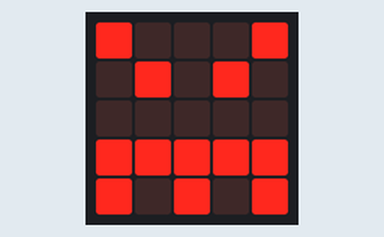
Recording of a program running on a simulated BBC micro:bit running MicroPython. Parts: the board's 5×5 LED display. At 6.0 s the program stops and its outputs stay as they are.

Above: at 0.12 s.
At 0.62 s:
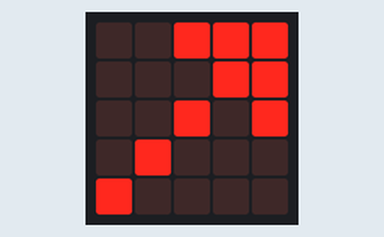
At 1.37 s:
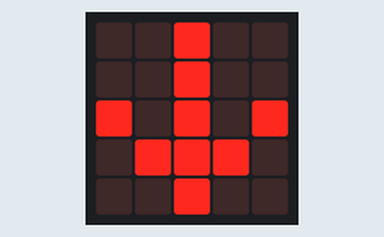
At 2.87 s:
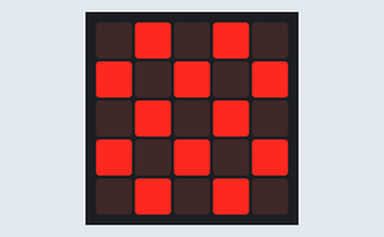
At 4.37 s:
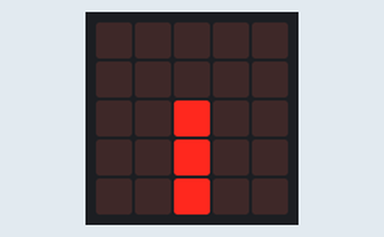
At 5.88 s:
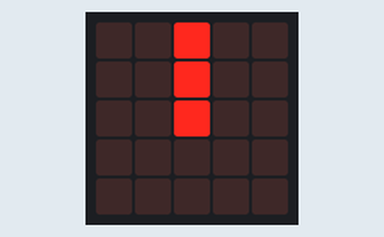

The program:

All_Images.py
```python
from microbit import *


ALL_IMAGES = [

    Image.ANGRY,

    Image.ARROW_N,

    Image.ARROW_NE,

    Image.ARROW_E,

    Image.ARROW_SE,

    Image.ARROW_S,

    Image.ARROW_SW,

    Image.ARROW_W,

    Image.ARROW_NW,

    Image.ASLEEP,

    Image.BUTTERFLY,

    Image.CHESSBOARD,

    Image.CLOCK1,

    Image.CLOCK2,

    Image.CLOCK3,

    Image.CLOCK4,

    Image.CLOCK5,

    Image.CLOCK6,

    Image.CLOCK7,

    Image.CLOCK8,

    Image.CLOCK9,

    Image.CLOCK10,

    Image.CLOCK11,

    Image.CLOCK12,

]


for image in ALL_IMAGES:

    display.show(image)

    sleep(250)

display.clear()
```
